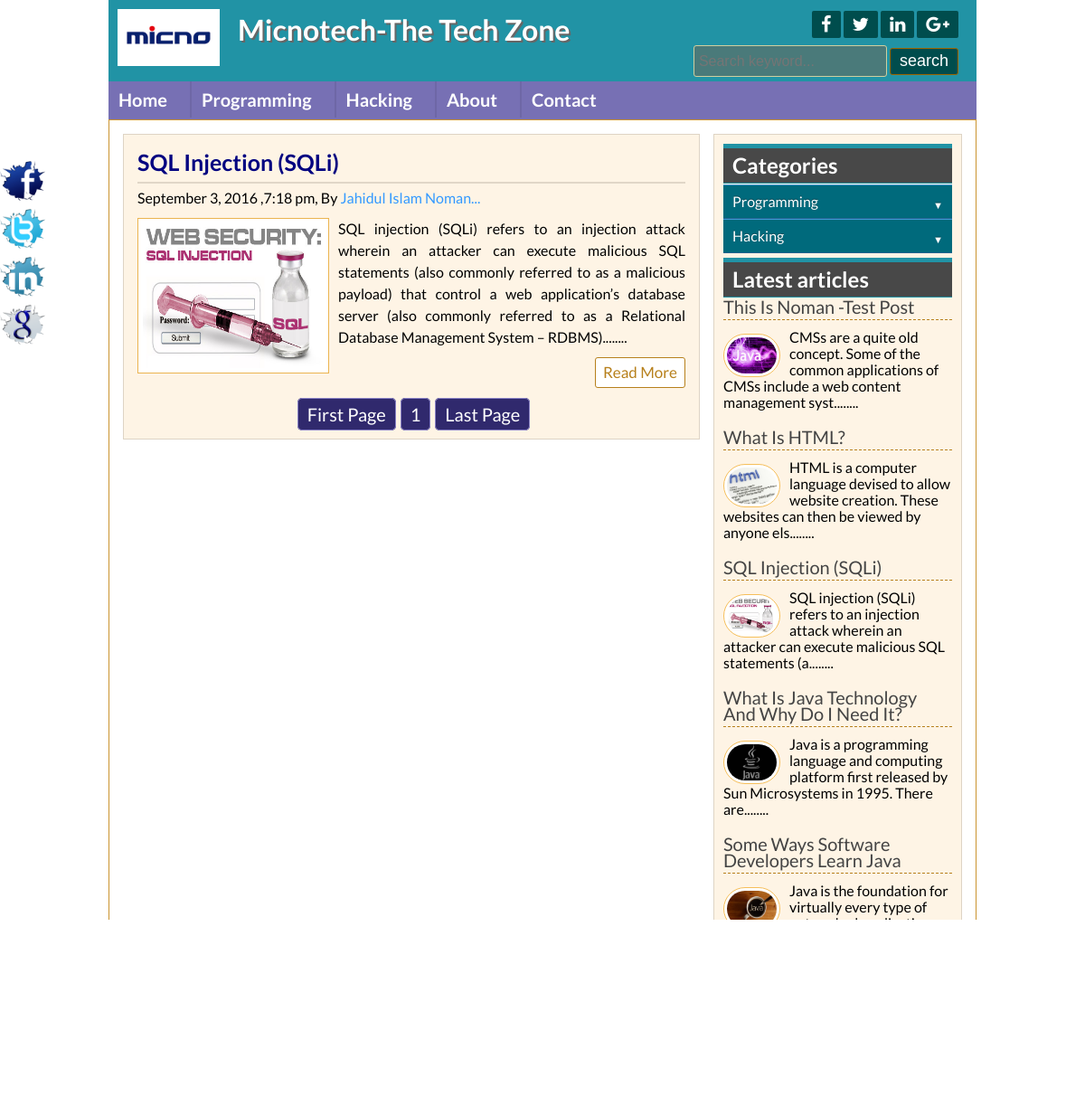
Screenshot of /catdetails.php?h_catagory=1 with the database file from the repository.
### tables this page shows
CREATE TABLE IF NOT EXISTS `tbl_post` (
  `id` int(11) NOT NULL AUTO_INCREMENT,
  `cat` varchar(200) DEFAULT NULL,
  `h_cat` varchar(200) DEFAULT NULL,
  `title` varchar(200) NOT NULL,
  `body` text NOT NULL,
  `image` varchar(200) NOT NULL,
  `author` varchar(200) NOT NULL,
  `date` timestamp NOT NULL DEFAULT CURRENT_TIMESTAMP ON UPDATE CURRENT_TIMESTAMP,
  `creator` varchar(300) NOT NULL,
  PRIMARY KEY (`id`)
);

### lib/Database.php (called while the page is built, shortened)
<?php
Class Database{
	public $host   = DB_HOST;
	public $user   = DB_USER;
	public $pass   = DB_PASS;
	public $dbname = DB_NAME;
	public $link;
	private function connectDB(){
	$this->link = new mysqli($this->host, $this->user, $this->pass, $this->dbname);
 }
	public function select($query){
		$result = $this->link->query($query) or die($this->link->error.__LINE__);
		if($result->num_rows > 0){
			return $result;
		} else {
			return false;
		}
	}
}

### helpers/format.php (called while the page is built, shortened)
<?php
class format{
    public function formatdate($date){
       return  date("F j, Y ,g:i a",  strtotime($date));
    }
    public function textshorten($text,$limit=300){
        $text=$text. " ";
        $text=  substr($text, 0,$limit);
        $text=  substr($text, 0,  strrpos($text, "."));
        $text=$text."........";
        return $text;
    }
    public function textshorten2($text,$limit){
        $text=$text. " ";
        $text=  substr($text, 0,$limit);
        $text=$text."........";
        return $text;
    }
}
?>

### catdetails.php (the view, shortened to what this page needs)
<?php
include 'inc/header.php';?>
<?php
if(!isset($_GET['h_catagory']) || ($_GET['h_catagory'])==NULL ){
    header("Location:404.php");
}
 else {
        $id=mysqli_real_escape_string($db->link,$_GET['h_catagory']);
    }
?>
<div class="contentsection contemplete clear">
<div class="maincontent clear">
  <?php
  $per_page=3;
 if(isset($_GET['page'])){
     $page=$_GET['page'];
     }
     else{
     $page=1;
 }
 $start_from=($page-1)*$per_page;
     ?>
    <?php
    $sql="SELECT * from tbl_post WHERE h_cat='$id' limit $start_from,$per_page";
    $post=$db->select($sql);
    if($post){
        while($result=$post->fetch_assoc()){
    ?>
        <div class="samepost clear">
            <h2><a href="post.php?id=<?php echo $result['id'];?>"><?php echo ucwords($result['title']);?></a></h2>
                <h4><?php echo $fm->formatdate($result['date']);  ?>, By <a href="#"><?php echo $result['author'];?></a></h4>
                 <a href="post.php?id=<?php echo $result['id'];?>"><img src="admin/<?php echo $result['image'];?>" alt="post image"/></a>
                        <?php echo $fm->textshorten($result['body']);?>
                <div class="readmore clear">
                        <a href="post.php?id=<?php echo $result['id'];?>">Read More</a>
                </div>
        </div>
        <?php } ?>
   <?php
   $sql="SELECT * from tbl_post WHERE h_cat='$id'";
   $result=$db->select($sql);
   $total_rows=  mysqli_num_rows($result);
   $total_page=ceil($total_rows/$per_page);
   echo "<span class='pagination'><a href='catdetails.php?h_catagory=$id&page=1'>First Page</a>";
   for($i=1;$i<=$total_page;$i++){
       echo "<a href='catdetails.php?h_catagory=$id&page=$i'>$i</a>";
   }
   echo "<a href='catdetails.php?h_catagory=$id&page=$total_page'>Last Page</a>"."</span>";?>
    <?php } else { header("Location:404.php");} ?>
</div>
<?php include 'inc/sidebar.php';?>
<?php include 'inc/footer.php';?>

### inc/sidebar.php (shortened to what this page needs)
        <div class="sidebar clear">
        <div class="samesidebar clear">
            <h2>Categories</h2>
                 <ul>
                      <li class="dropdown">
                          <a href="#" data-toggle="dropdown">Programming <i class="icon-arrow"></i></a>
                     </li>
                           <li class="dropdown">
                                <a href="#" data-toggle="dropdown">Hacking <i class="icon-arrow"></i></a>
                    </li>
               </ul>
           </div>
        <div class="samesidebar clear">
                <h2>Latest articles</h2>
                   <?php
                $sql="SELECT * from tbl_post order by id desc limit 5";
                $post=$db->select($sql);
                if($post){
                while($result=$post->fetch_assoc()){
                 ?>
                      <div class="popular clear">
                                <h3><a href="post.php?id=<?php echo $result['id'];?>"><?php echo ucwords($result['title']);?></a></h3>
                                <a href="post.php?id=<?php echo $result['id'];?>"><img src="admin/<?php echo $result['image'];?>" alt="post image"/></a>
                               <?php echo $fm->textshorten2($result['body'],110);?>
                       </div>
                  <?php } ?>
                 <?php } else { header("Location:404.php");} ?>
        </div>
</div>

### style.css (style rules this page uses)
* { margin:0;padding:0;outline:0 }
body { font-family: 'Source Sans Pro', sans-serif;font-size:14px;line-height:18px;background:url(images/bag.jpg)repeat fixed 0 0 ; }
.contemplete { margin: 0 auto; width: 928px; }
.clear { overflow:hidden; }
.contentsection { background: #ffffff none repeat scroll 0 0; border: 1px solid #ca932f; padding: 15px; }
.maincontent { background: #fef4e5 none repeat scroll 0 0; border: 1px solid #ded4c5; float: left; margin: 0 15px 15px 0; padding: 8px 15px; width: 606px; }
.pagination { display: block; font-size: 20px; margin-top: 10px; padding: 10px; text-align: center; }
.pagination a { background: #30296d none repeat scroll 0 0; border: 1px solid #8881c5; border-radius: 5px; color: #fff; margin-left: 5px; padding: 5px 10px; text-decoration: none; }
.samepost { font-weight: normal; font-size: 16px; line-height: 24px; text-align: justify; }
.samepost h2 { border-bottom: 2px solid #e0d6c7; color:#000080; font-size: 25px; margin-bottom:4px; padding: 10px 10px 10px 0; }
.samepost h2 a { color: #000080; text-decoration: none; }
.samepost h4,.about h4 { font-weight: normal; margin-bottom: 10px; margin-top: 0; }
.samepost h4 a, .about h4 a { text-decoration:none;color:#3399FF; }
.samepost img { background: #fff none repeat scroll 0 0; border: 1px solid #ebb450; float: left; margin-right: 10px; padding: 5px; width: 200px; height: 160px; }
.readmore { float: right; margin-top: 10px; }
.readmore a { background: #fff none repeat scroll 0 0; border: 1px solid #b7801c; border-radius: 3px; color: #b7801c; display: block; font-size: 17px; padding: 4px 8px; text-decoration: none; }
.sidebar { background: #fef4e5 none repeat scroll 0 0; border: 1px solid #ded4c5; float: right; margin-bottom: 15px; margin-top: 0; padding: 10px; width: 253px; }
.samesidebar { margin-bottom:5px; }
.samesidebar h2 { background: #484848 none repeat scroll 0 0; border-bottom: 1px solid #2193a5; border-top: 5px solid #2193a5; color: #fff; margin-bottom: 1px; padding: 10px; }
.popular { margin-bottom: 20px; }
.popular h3 { border-bottom: 1px dashed #b7801c; font-size: 20px; font-weight: normal; margin-bottom: 10px; padding-bottom: 5px; }
.popular h3 a { text-decoration:none;color:#444 }
.popular img { background: #fff none repeat scroll 0 0; border: 1px solid #f6bf5b; border-radius: 30px; float: left; height: 40px; margin-right: 10px; margin-top: 5px; padding: 3px; width: 55px; }

### css1/side.css (style rules this page uses)
body { font-family: "Lato", Helvetica, Arial; font-size: 16px; }
*, *:before, *:after { -webkit-border-sizing: border-box; -moz-border-sizing: border-box; border-sizing: border-box; }
.dropdown a { text-decoration: none; }
.dropdown [data-toggle="dropdown"] { position: relative; display: block; color: white; background: #006a7c none repeat scroll 0 0; -moz-box-shadow: 0 1px 0 #409ad5 inset, 0 -1px 0 #20638f inset; -webkit-box-shadow: 0 1px 0 #409ad5 inset, 0 -1px 0 #20638f inset; box-shadow: 0 1px 0 #409ad5 inset, 0 -1px 0 #20638f inset; text-shadow: 0 -1px 0 rgba(0, 0, 0, 0.3); padding: 10px; }
.dropdown .icon-arrow { position: absolute; display: block; font-size: 0.7em; color: #fff; top: 14px; right: 10px; }
.dropdown .icon-arrow:before { content: '\25BC'; }

### rows the page displays
tbl_post: title "SQL Injection (SQLi)", date "September 3, 2016 ,7:18 pm", author "Jahidul Islam Noman...", image (picture), body "SQL injection (SQLi) refers to an injection attack wherein an attacker can execute malicious SQL statements (also commonly referred to as a malicious payload) that control a web application’s database server (also commonly referred to as a Relational Database Management System – RDBMS)........", body "SQL injection (SQLi) refers to an injection attack wherein an attacker can execute malicious SQL statements (a........"
tbl_post: title "This Is Noman -Test Post", image (picture), body "CMSs are a quite old concept. Some of the common applications of CMSs include a web content management syst........"
tbl_post: title "What Is HTML?", image (picture), body "HTML is a computer language devised to allow website creation. These websites can then be viewed by anyone els........"
tbl_post: title "What Is Java Technology And Why Do I Need It?", image (picture), body "Java is a programming language and computing platform first released by Sun Microsystems in 1995. There are........"
tbl_post: title "Some Ways Software Developers Learn Java", image (picture), body "Java is the foundation for virtually every type of networked application and is the global standard for develo........"
